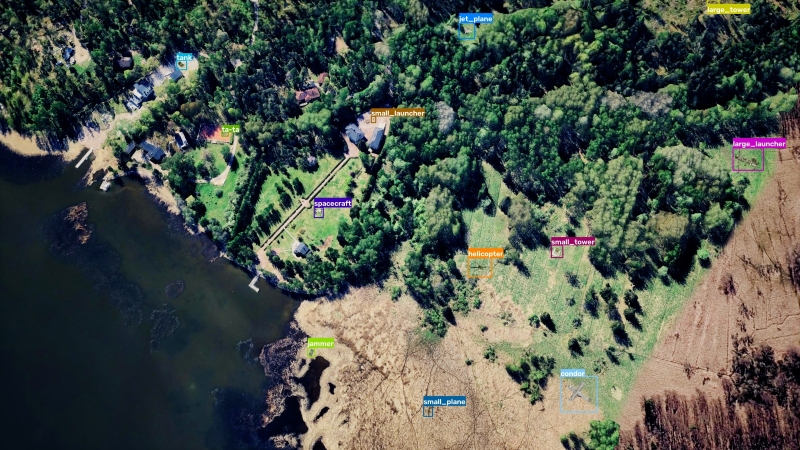
#> input picture drone-flyby/images/drone_bbox1.jpg, 1600 x 900 px, given in place of frame_000001.png, which was not available (shown at 1/2 size)
$ python build_flipped_scene.py --out out.png
#> lines starting #> are read from the running program, lines starting #| are printed output that depends on the picture; pictures that were not available may be replaced by others from this repository, and a replacement may not be noted
"""A vertically flipped copy of the validation flight (first N frames): the ground then moves UP the frame, so the
auto band must choose the BOTTOM band, a branch no served run has exercised. Labels are flipped with the pixels.

    python build_flipped_scene.py --out "C:/.../drone-data/scenes/validation_vflip" --frames 120
"""
import argparse, json, sys
from concurrent.futures import ProcessPoolExecutor
from pathlib import Path
import cv2
REPO = Path(__file__).resolve().parents[4]
SRC = REPO/'src'/'validation'
H = 2160


def one(args):
#> called with args = (1, 'out.png')
    n, out = args
    img = cv2.imread(str(SRC/'images'/f'frame_{n:06d}.png'), cv2.IMREAD_COLOR)
#> img is the input picture: shape (900, 1600, 3); mean B, G, R 74.4, 83.9, 75.7
    cv2.imwrite(str(Path(out)/'images'/f'frame_{n:06d}.png'), cv2.flip(img, 0), [cv2.IMWRITE_PNG_COMPRESSION, 1])
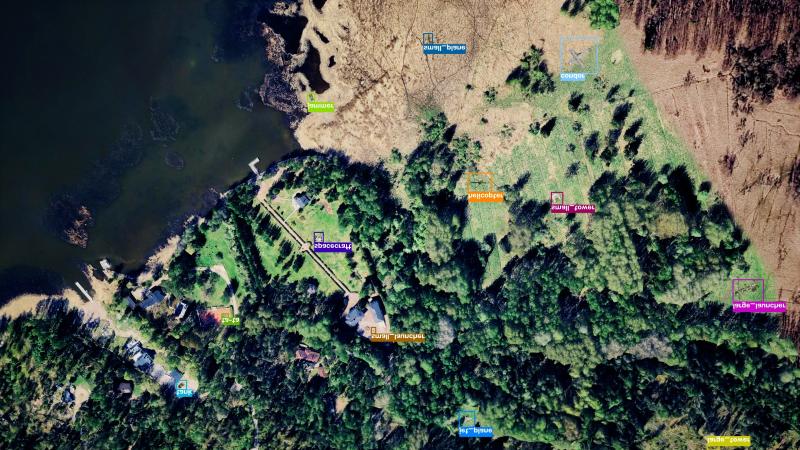
#> saved as frame_000001.png: shape (900, 1600, 3) (shown at 1/2 size); mean B, G, R 74.4, 83.9, 75.7
    d = json.load(open(SRC/'annotations'/f'frame_{n:06d}.json'))
    for a in d['annotations']:
        x1, y1, x2, y2 = a['bbox']; a['bbox'] = [x1, H-y2, x2, H-y1]
    json.dump(d, open(Path(out)/'annotations'/f'frame_{n:06d}.json', 'w'))
    return n


if __name__ == '__main__':
    ap = argparse.ArgumentParser(); ap.add_argument('--out', required=True); ap.add_argument('--frames', type=int, default=120)
    a = ap.parse_args()
    out = Path(a.out); (out/'images').mkdir(parents=True, exist_ok=True); (out/'annotations').mkdir(parents=True, exist_ok=True)
    json.dump({'source': 'validation flipped vertically', 'frames': a.frames}, open(out/'run_metadata.json', 'w'))
    with ProcessPoolExecutor(3) as ex:
        done = list(ex.map(one, [(n, str(out)) for n in range(1, a.frames+1)]))
#> call 2 of one, with args = (2, 'out.png')
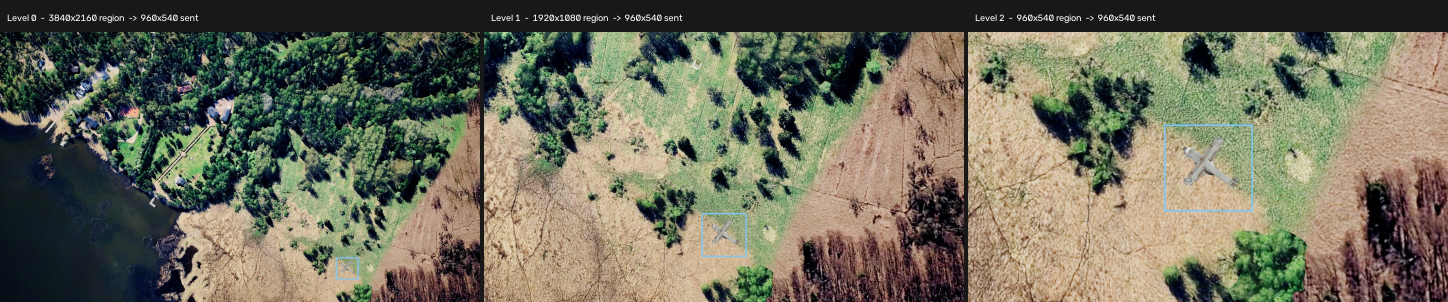
#> input picture drone-flyby/images/resolution_levels.jpg, 2896 x 604 px, given in place of frame_000002.png, which was not available (shown at 1/2 size)
#> in one, img is the input picture: shape (604, 2896, 3); mean B, G, R 90.9, 108.7, 110.3
#> in one (call 2), `cv2.imwrite(str(Path(out)/'images'/f'frame_{n:06d}.png'), cv2.flip(img..`:
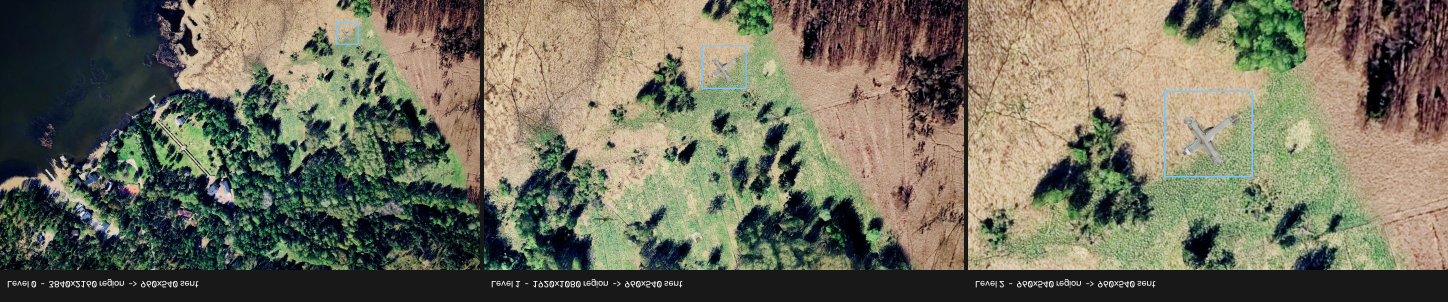
#> saved as frame_000002.png: shape (604, 2896, 3) (shown at 1/2 size); mean B, G, R 90.9, 108.7, 110.3
#> (the run stopped early here; a loop or call above may not have finished)
